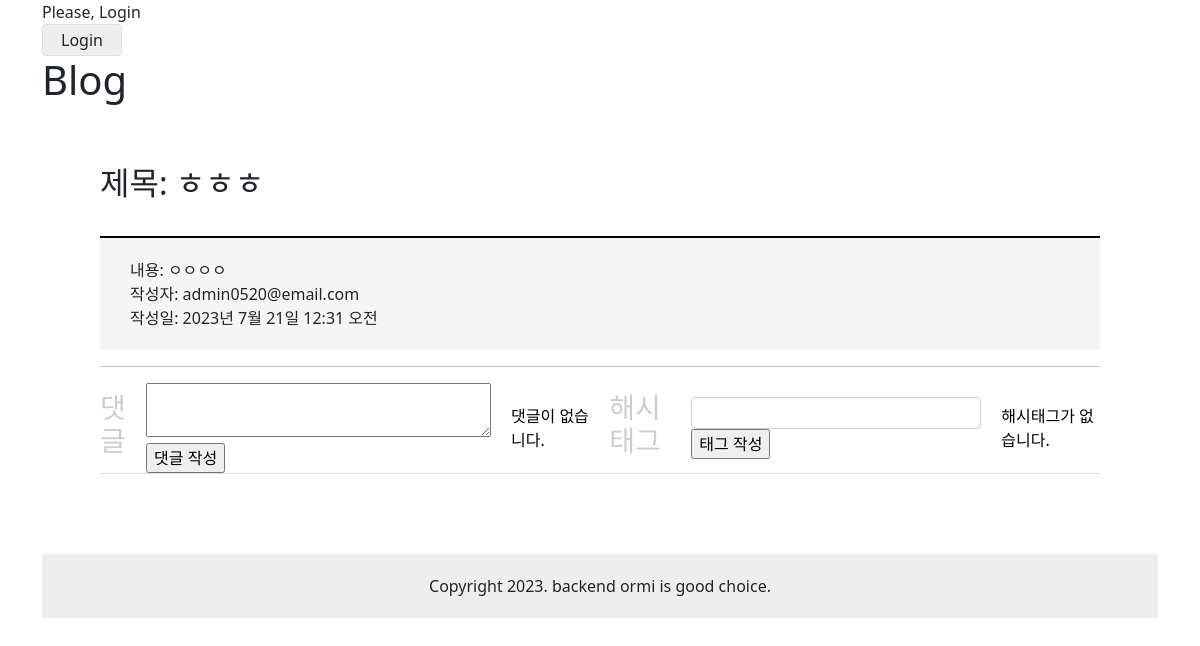
The page /blog/detail/2/ on the database as committed earlier.
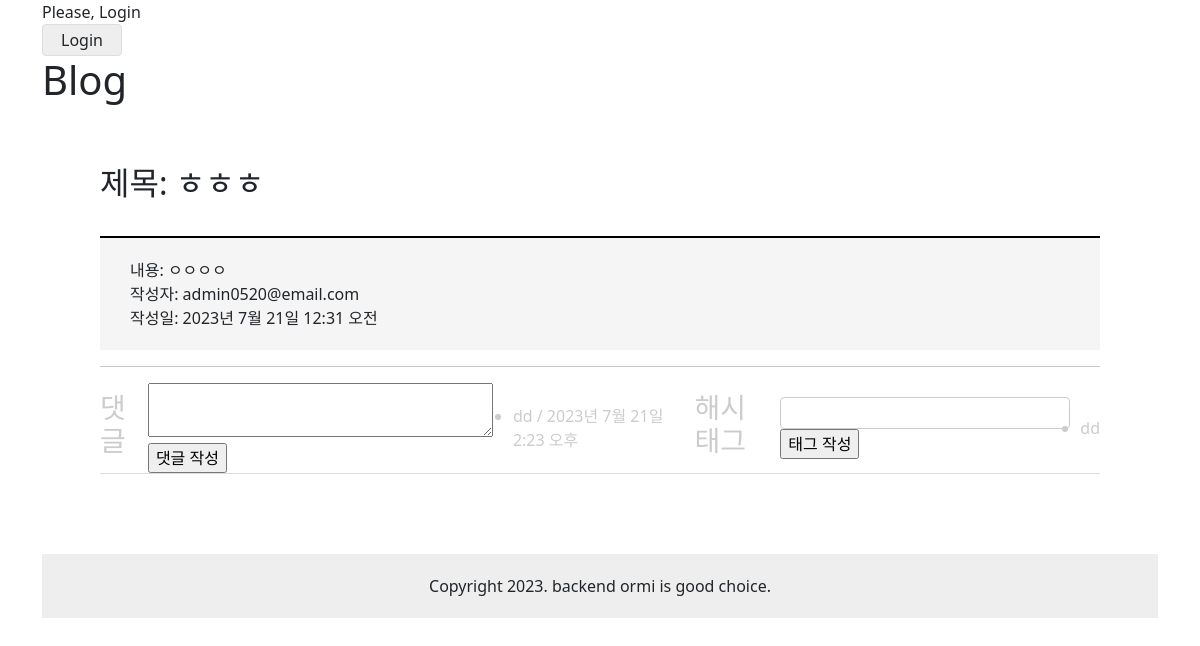
The same page on the database as committed later.
### blog/models.py (models this page shows, shortened)
class Post(models.Model):
    title = models.CharField(max_length=30)
    content = models.TextField()
    writer = models.ForeignKey(User, on_delete=models.CASCADE)
    created_at = models.DateTimeField(auto_now_add=True)
    update_at = models.DateTimeField(auto_now=True)

class Comment(models.Model):
    post = models.ForeignKey(Post, on_delete=models.CASCADE)
    content = models.TextField()
    writer = models.ForeignKey(User, on_delete=models.CASCADE)
    created_at = models.DateTimeField(auto_now_add=True)

class HashTag(models.Model):
    post = models.ForeignKey(Post, on_delete=models.CASCADE)
    name = models.CharField(max_length=10)
    writer = models.ForeignKey(User, on_delete=models.CASCADE)
    def __str__(self):
        return self.name

### user/models.py (models this page shows)
class User(AbstractUser):
    username = None
    email = models.EmailField(unique=True, max_length=255)
    name = models.CharField(max_length=50, null=True, blank=True)
    is_staff = models.BooleanField(default=False)
    is_superuser = models.BooleanField(default=False)
    is_active = models.BooleanField(default=True)
    last_login = models.DateTimeField(null=True, blank=True)
    date_joined = models.DateTimeField(auto_now_add=True)
    USERNAME_FIELD='email'
    EMAIL_FIELD= 'email'
    REQUIRED_FIELDS = []
    objects = UserManager()

### blog/views.py (the view)
# urls.py: path("detail/<int:pk>/", views.DetailView.as_view(), name='detail' ),
class DetailView(View):
    def get(self, request, pk):
        post = Post.objects.prefetch_related('comment_set', 'hashtag_set').get(pk=pk)
        comments = post.comment_set.all()
        hashtags = post.hashtag_set.all()
        comment_form = CommentForm()
        hashtag_form = HashTagForm()
        context = {
            "title": "Blog",
            'post_id': pk,
            'post_title': post.title,
            'post_content': post.content,
            'post_writer': post.writer,
            'post_created_at': post.created_at,
            'comments': comments,
            'hashtags': hashtags,
            'comment_form': comment_form,
            'hashtag_form': hashtag_form,
        }
        return render(request, 'blog/post_detail.html', context)

### blog/forms.py
class CommentForm(forms.ModelForm):
    class Meta:
        model = Comment
        fields = ['content']
        widgets ={
            'content': forms.Textarea(attrs={'rows':'2', 'cols':'35'})
        }

class HashTagForm(forms.ModelForm):
    class Meta:
        model = HashTag
        fields = ['name']

### blog/templates/blog/post_detail.html (shortened to what this page needs)
{% extends 'base.html' %}
{% load static %}
{% block content %}
<link rel="stylesheet" type="text/css" href="{% static 'css/view.css' %}">
<link rel="stylesheet" type="text/css" href="{% static 'css/common.css' %}">
    <div class="main">
        <h2 class="main-title">제목: {{ post_title }}</h2>
        <div class="view">
            <div class="view-header">
                <p>내용: {{ post_content }}</p>
                <p>작성자: {{ post_writer }}</p>
                <p>작성일: {{ post_created_at }}</p>
            </div>
            <hr>
            <div class="view-info">
                <h3>댓글</h3>
                <form action="{% url 'blog:cm-write' pk=post_id %}" method="post">
                    {% if comment_form.errors %}
                        {% with form=comment_form %}
                            {% include 'blog/form_error.html' %}
                        {% endwith %}
                    {% else %}
                        {{ comment_form.content }}
                    {% endif %}
                    <input type="submit" value="댓글 작성">
                </form>
                <br>
                {% if comments %}
                    <ul>
                        {% for comment in comments %}
                            <li>{{ comment.content }} / {{ comment.created_at }}
                            </li>
                        {% endfor %}
                    </ul>
                {% else %}
                    <p>댓글이 없습니다.</p>
                {% endif %}
                <h3>해시태그</h3>
                <form action="{% url 'blog:tag-write' pk=post_id %}" method="post">
                    {% if hashtag_form.errors %}
                        {% with form=hashtag_form %}
                            {% include 'blog/form_error.html' %}
                        {% endwith %}
                    {% else %}
                        {{ hashtag_form.name }}
                    {% endif %}
                    <input type="submit" value="태그 작성">
                </form>
                {% if hashtags %}
                <ul>
                    {% for hashtag in hashtags %}
                    <li>
                        {{ hashtag }}
                    </li>
                    {% endfor %}
                </ul>
                {% else %}
                <br>
                <p>해시태그가 없습니다.</p>
                {% endif %}
            </div>
        </div>
    </div>
<p class="footer">Copyright 2023. backend ormi is good choice.</p>
{% endblock %}

### templates/base.html (shortened to what this page needs)
<!DOCTYPE html>
<html lang="en">
<head>
    <link href="https://cdn.jsdelivr.net/npm/bootstrap@5.2.3/dist/css/bootstrap.min.css" rel="stylesheet">
</head>
<body>
    <div class="container">
        {% if user.is_authenticated %}
        <p>Welcome, {{ user.email }}</p>
        <a href="{% url 'user:logout' %}" class="btn">Logout</a>
        {% else %}
        <p>Please, Login</p>
        <a href="{% url 'user:login' %}" class="btn">Login</a>
        {% endif %}
        <h1>Blog</h1>
        {% block content %}
        {% endblock %}
    </div>
</body>
</html>

### blog/static/css/view.css (style rules this page uses)
.view { border-top: 2px solid black; border-bottom: 1px solid #ddd; }
.view-header { background: #f5f5f5; padding: 20px 30px; }
.view-info { display: flex; align-items: center; margin-top: 16px; gap: 10px; color: #ccc; }

### blog/static/css/common.css (style rules this page uses)
body, h1, h2, p, fieldset, ul { padding: 0; margin: 0; }
a { text-decoration: none; color: inherit; }
input, textarea, select { box-sizing: border-box; }
body { min-width: 1000px; display: flex; flex-direction: column; min-height: 100vh; }
.main { flex-grow: 1; width: 1000px; margin: auto; }
.footer { background: #eee; text-align: center; padding: 20px 0; margin-top: 80px; }
[type="text"], [type="password"], [type="email"] { width: 290px; height: 32px; border: 1px solid #ccc; border-radius: 4px; padding: 0 8px; }
.main-title { margin: 60px 0 10px 0; }
.btn { background-color: #eee; width: 80px; height: 32px; border: 1px solid #ddd; border-radius: 4px; display: inline-flex; align-items: center; justify-content: center; box-sizing: border-box; font: inherit; }

Rows that differ between the two databases and show on the page:
added Comment: content "dd", created_at "2023년 7월 21일 2:23 오후"
added HashTag: name "dd"
Other text that changed with them:
text no longer shown: "댓글이 없습니다. 해시태그가 없습니다."
